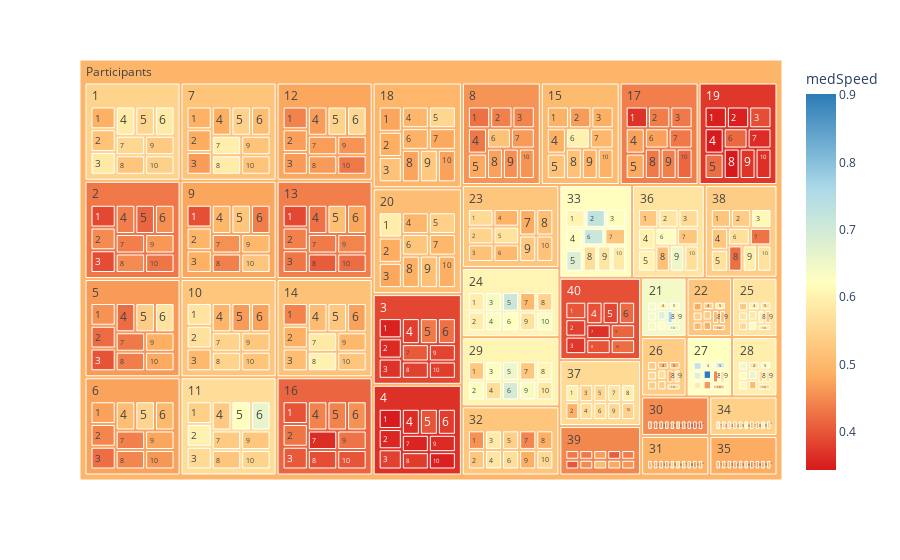

Notebook code for this chart:
### Code cell
fig = px.treemap(tableRes, path=['Participants', 'iSubj', 'trial'], values='Decade',
                   color='medSpeed', 
#                 hover_data=['Age'],
#                 Try a diverging color scale,
#                 color_continuous_scale=['#bdd7e7','#6baed6','#3182bd','#08519c']
                 color_continuous_scale=['#d7191c','#fdae61','#ffffbf','#abd9e9','#2c7bb6']
                 
                  #color_continuous_midpoint=np.average(df['lifeExp'], weights=df['pop'])
                )
fig.show()

### Figure 1 — Plotly figure (JSON) as saved in the notebook; plotly's stock layout.template omitted (floating-point values rounded to 4 significant figures; data arrays with more than 128 entries replaced by an {"elided": "..."} marker saying what was removed)
{"data": [{"branchvalues": "total", "customdata": {"elided": "441x2 mixed values"}, "domain": {"x": [0, 1], "y": [0, 1]}, "hovertemplate": "Age=%{customdata[0]}<br>medSpeed=%{color}<br>labels=%{label}<br>Decade=%{value}<br>parent=%{parent}<br>id=%{id}<extra></extra>", "ids": {"elided": "441 str values"}, "labels": {"elided": "441 str values"}, "marker": {"coloraxis": "coloraxis", "colors": {"elided": "441 float values"}}, "name": "", "parents": {"elided": "441 str values"}, "type": "treemap", "values": {"elided": "441 int values"}}], "layout": {"coloraxis": {"colorbar": {"title": {"text": "medSpeed"}}, "colorscale": [[0, "#d7191c"], [0.25, "#fdae61"], [0.5, "#ffffbf"], [0.75, "#abd9e9"], [1, "#2c7bb6"]]}, "legend": {"tracegroupgap": 0}, "margin": {"t": 60}}}
